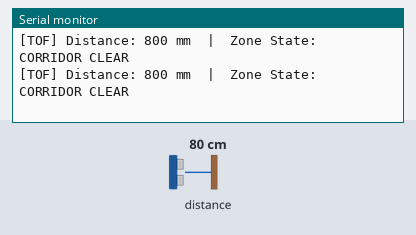
A sketch run on a simulated ESP32. On the bench: the last lines printed to the serial monitor. The inputs (shaded band) are chosen by the test bench; at power-on: distance to the obstacle 80 cm.

Above: at 1.7 s.
1.8 s: distance to the obstacle set to 2 cm
At 2.0 s:
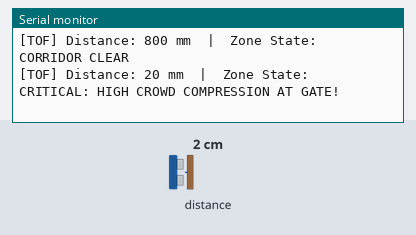
3.9 s: distance to the obstacle set to 35 cm
At 4.22 s:
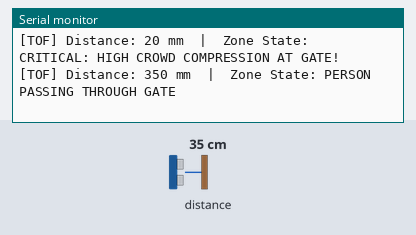

Measured:
- after the input at 1.8 s, the serial monitor: prints a new line after 0.06 s (image 1)
- after the input at 3.9 s, the serial monitor: prints a new line after 0.17 s (image 2)

The sketch:

05_test_vl53l0x_tof.ino
```cpp
/*
 * =============================================================================
 * CPR (Crowd Pressure Radar) — Hardware Test 05: VL53L0X / TOF200C Laser ToF Sensor
 * Board: ESP32 Dev Module
 * =============================================================================
 *
 * PIN CONNECTIONS:
 * - TOF VIN: 3.3V (or 5V if module has onboard 3.3V regulator)
 * - TOF GND: GND
 * - TOF SDA: GPIO 21
 * - TOF SCL: GPIO 22
 * - I2C Address: 0x29 (Standard)
 *
 * REQUIRED LIBRARY:
 * - "Adafruit_VL53L0X" by Adafruit (Install via Arduino Library Manager)
 *
 * FUNCTIONALITY:
 * - Emits invisible 940nm VCSEL laser pulses to compute distance with millimeter precision.
 * - Detects physical crowd bottleneck proximity at the corridor gate:
 *   - < 300 mm:  "HIGH COMPRESSION BOTTLENECK"
 *   - 300-800 mm: "PERSON CROSSING GATE"
 *   - > 800 mm:  "CORRIDOR CLEAR"
 * - Includes an automatic I2C Bus Scanner on startup to verify 0x29 connection!
 * =============================================================================
 */

#include <Wire.h>
#include <Adafruit_VL53L0X.h>

#define PIN_TOF_SDA 21
#define PIN_TOF_SCL 22

Adafruit_VL53L0X lox = Adafruit_VL53L0X();
bool tofDetected = false;

void scanI2CBus() {
  Serial.println("[I2C SCANNER] Scanning I2C bus (SDA=21, SCL=22)...");
  byte count = 0;
  for (byte i = 1; i < 127; i++) {
    Wire.beginTransmission(i);
    if (Wire.endTransmission() == 0) {
      Serial.print("  -> Device found at address 0x");
      if (i < 16) Serial.print("0");
      Serial.print(i, HEX);
      if (i == 0x29) Serial.print(" (VL53L0X / TOF200C Distance Sensor)");
      if (i == 0x3C) Serial.print(" (SSD1306 OLED Display)");
      Serial.println();
      count++;
    }
  }
  if (count == 0) {
    Serial.println("  [WARNING] No I2C devices found! Check wiring: SDA=21, SCL=22, VIN=3.3V, GND.");
  } else {
    Serial.print("  Found "); Serial.print(count); Serial.println(" I2C device(s).\n");
  }
}

void setup() {
  Serial.begin(115200);
  delay(500);

  Serial.println("\n========================================================");
  Serial.println("  CPR ESP32 Test 05: VL53L0X Laser Time-of-Flight Sensor");
  Serial.println("  Pins: SDA=GPIO 21, SCL=GPIO 22 | Default Addr: 0x29");
  Serial.println("========================================================\n");

  Wire.begin(PIN_TOF_SDA, PIN_TOF_SCL);
  scanI2CBus();

  if (!lox.begin()) {
    Serial.println("[ERROR] Failed to boot VL53L0X sensor. Check 0x29 connection.");
    tofDetected = false;
  } else {
    Serial.println("[TOF] VL53L0X initialized successfully in Continuous Ranging mode!\n");
    tofDetected = true;
    lox.startRangeContinuous();
  }
}

void loop() {
  if (tofDetected) {
    if (lox.isRangeComplete()) {
      uint16_t distanceMm = lox.readRange();

      String proximityStatus = "CORRIDOR CLEAR";
      if (distanceMm < 300) {
        proximityStatus = "CRITICAL: HIGH CROWD COMPRESSION AT GATE!";
      } else if (distanceMm < 800) {
        proximityStatus = "PERSON PASSING THROUGH GATE";
      }

      Serial.print("[TOF] Distance: ");
      Serial.print(distanceMm);
      Serial.print(" mm  |  Zone State: ");
      Serial.println(proximityStatus);
    }
  } else {
    Serial.println("[TOF] Sensor offline. Retrying initialization...");
    if (lox.begin()) {
      tofDetected = true;
      lox.startRangeContinuous();
    }
    delay(1500);
  }

  delay(150);
}
```
